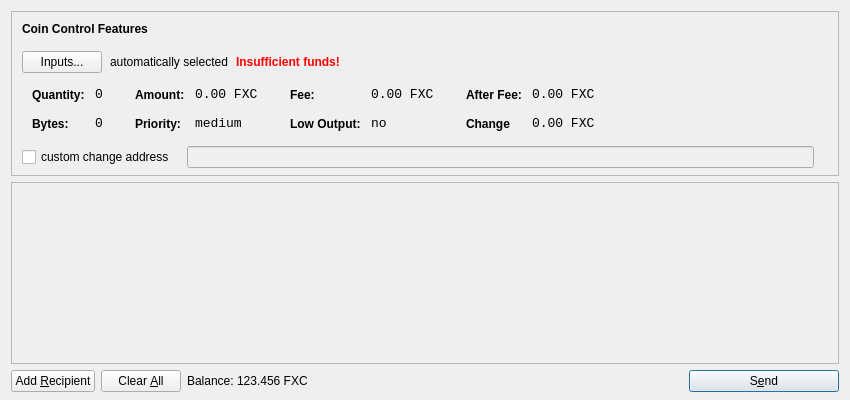
<?xml version="1.0" encoding="UTF-8"?>
<ui version="4.0">
 <class>SendCoinsDialog</class>
 <widget class="QDialog" name="SendCoinsDialog">
  <property name="geometry">
   <rect>
    <x>0</x>
    <y>0</y>
    <width>850</width>
    <height>400</height>
   </rect>
  </property>
  <property name="windowTitle">
   <string>Send Coins</string>
  </property>
  <layout class="QVBoxLayout" name="verticalLayout" stretch="0,1,0">
   <property name="bottomMargin">
    <number>8</number>
   </property>
   <item>
    <widget class="QFrame" name="frameCoinControl">
     <property name="sizePolicy">
      <sizepolicy hsizetype="Expanding" vsizetype="Expanding">
       <horstretch>0</horstretch>
       <verstretch>0</verstretch>
      </sizepolicy>
     </property>
     <property name="maximumSize">
      <size>
       <width>16777215</width>
       <height>16777215</height>
      </size>
     </property>
     <property name="frameShape">
      <enum>QFrame::StyledPanel</enum>
     </property>
     <property name="frameShadow">
      <enum>QFrame::Sunken</enum>
     </property>
     <layout class="QVBoxLayout" name="verticalLayoutCoinControl2">
      <property name="spacing">
       <number>-1</number>
      </property>
      <property name="leftMargin">
       <number>0</number>
      </property>
      <property name="topMargin">
       <number>0</number>
      </property>
      <property name="rightMargin">
       <number>0</number>
      </property>
      <property name="bottomMargin">
       <number>6</number>
      </property>
      <item>
       <layout class="QVBoxLayout" name="verticalLayoutCoinControl" stretch="0,0,0,0,1">
        <property name="spacing">
         <number>0</number>
        </property>
        <property name="leftMargin">
         <number>10</number>
        </property>
        <property name="topMargin">
         <number>10</number>
        </property>
        <item>
         <layout class="QHBoxLayout" name="horizontalLayoutCoinControl1">
          <property name="bottomMargin">
           <number>15</number>
          </property>
          <item>
           <widget class="QLabel" name="labelCoinControlFeatures">
            <property name="sizePolicy">
             <sizepolicy hsizetype="Preferred" vsizetype="Maximum">
              <horstretch>0</horstretch>
              <verstretch>0</verstretch>
             </sizepolicy>
            </property>
            <property name="font">
             <font>
              <weight>75</weight>
              <bold>true</bold>
             </font>
            </property>
            <property name="styleSheet">
             <string notr="true">font-weight:bold;</string>
            </property>
            <property name="text">
             <string>Coin Control Features</string>
            </property>
           </widget>
          </item>
         </layout>
        </item>
        <item>
         <layout class="QHBoxLayout" name="horizontalLayoutCoinControl2" stretch="0,0,0,0">
          <property name="spacing">
           <number>8</number>
          </property>
          <property name="bottomMargin">
           <number>10</number>
          </property>
          <item>
           <widget class="QPushButton" name="pushButtonCoinControl">
            <property name="styleSheet">
             <string notr="true"/>
            </property>
            <property name="text">
             <string>Inputs...</string>
            </property>
           </widget>
          </item>
          <item>
           <widget class="QLabel" name="labelCoinControlAutomaticallySelected">
            <property name="text">
             <string>automatically selected</string>
            </property>
            <property name="margin">
             <number>5</number>
            </property>
           </widget>
          </item>
          <item>
           <widget class="QLabel" name="labelCoinControlInsuffFunds">
            <property name="font">
             <font>
              <weight>75</weight>
              <bold>true</bold>
             </font>
            </property>
            <property name="styleSheet">
             <string notr="true">color:red;font-weight:bold;</string>
            </property>
            <property name="text">
             <string>Insufficient funds!</string>
            </property>
            <property name="margin">
             <number>5</number>
            </property>
           </widget>
          </item>
          <item>
           <spacer name="horizontalSpacerCoinControl">
            <property name="orientation">
             <enum>Qt::Horizontal</enum>
            </property>
            <property name="sizeHint" stdset="0">
             <size>
              <width>40</width>
              <height>1</height>
             </size>
            </property>
           </spacer>
          </item>
         </layout>
        </item>
        <item>
         <widget class="QWidget" name="widgetCoinControl" native="true">
          <property name="sizePolicy">
           <sizepolicy hsizetype="Preferred" vsizetype="Preferred">
            <horstretch>0</horstretch>
            <verstretch>0</verstretch>
           </sizepolicy>
          </property>
          <property name="minimumSize">
           <size>
            <width>0</width>
            <height>0</height>
           </size>
          </property>
          <property name="styleSheet">
           <string notr="true"/>
          </property>
          <layout class="QHBoxLayout" name="horizontalLayoutCoinControl5">
           <property name="margin">
            <number>0</number>
           </property>
           <item>
            <layout class="QHBoxLayout" name="horizontalLayoutCoinControl3" stretch="0,0,0,1">
             <property name="spacing">
              <number>20</number>
             </property>
             <property name="topMargin">
              <number>0</number>
             </property>
             <property name="bottomMargin">
              <number>10</number>
             </property>
             <item>
              <layout class="QFormLayout" name="formLayoutCoinControl1">
               <property name="horizontalSpacing">
                <number>10</number>
               </property>
               <property name="verticalSpacing">
                <number>14</number>
               </property>
               <property name="leftMargin">
                <number>10</number>
               </property>
               <property name="topMargin">
                <number>4</number>
               </property>
               <property name="rightMargin">
                <number>6</number>
               </property>
               <item row="0" column="0">
                <widget class="QLabel" name="labelCoinControlQuantityText">
                 <property name="styleSheet">
                  <string notr="true">font-weight:bold;</string>
                 </property>
                 <property name="text">
                  <string>Quantity:</string>
                 </property>
                 <property name="margin">
                  <number>0</number>
                 </property>
                </widget>
               </item>
               <item row="0" column="1">
                <widget class="QLabel" name="labelCoinControlQuantity">
                 <property name="font">
                  <font>
                   <family>Monospace</family>
                   <pointsize>10</pointsize>
                  </font>
                 </property>
                 <property name="cursor">
                  <cursorShape>IBeamCursor</cursorShape>
                 </property>
                 <property name="contextMenuPolicy">
                  <enum>Qt::ActionsContextMenu</enum>
                 </property>
                 <property name="text">
                  <string>0</string>
                 </property>
                 <property name="margin">
                  <number>0</number>
                 </property>
                 <property name="textInteractionFlags">
                  <set>Qt::LinksAccessibleByMouse|Qt::TextSelectableByKeyboard|Qt::TextSelectableByMouse</set>
                 </property>
                </widget>
               </item>
               <item row="1" column="0">
                <widget class="QLabel" name="labelCoinControlBytesText">
                 <property name="styleSheet">
                  <string notr="true">font-weight:bold;</string>
                 </property>
                 <property name="text">
                  <string>Bytes:</string>
                 </property>
                </widget>
               </item>
               <item row="1" column="1">
                <widget class="QLabel" name="labelCoinControlBytes">
                 <property name="font">
                  <font>
                   <family>Monospace</family>
                   <pointsize>10</pointsize>
                  </font>
                 </property>
                 <property name="cursor">
                  <cursorShape>IBeamCursor</cursorShape>
                 </property>
                 <property name="contextMenuPolicy">
                  <enum>Qt::ActionsContextMenu</enum>
                 </property>
                 <property name="text">
                  <string>0</string>
                 </property>
                 <property name="textInteractionFlags">
                  <set>Qt::LinksAccessibleByMouse|Qt::TextSelectableByKeyboard|Qt::TextSelectableByMouse</set>
                 </property>
                </widget>
               </item>
              </layout>
             </item>
             <item>
              <layout class="QFormLayout" name="formLayoutCoinControl2">
               <property name="horizontalSpacing">
                <number>10</number>
               </property>
               <property name="verticalSpacing">
                <number>14</number>
               </property>
               <property name="leftMargin">
                <number>6</number>
               </property>
               <property name="topMargin">
                <number>4</number>
               </property>
               <property name="rightMargin">
                <number>6</number>
               </property>
               <item row="0" column="0">
                <widget class="QLabel" name="labelCoinControlAmountText">
                 <property name="styleSheet">
                  <string notr="true">font-weight:bold;</string>
                 </property>
                 <property name="text">
                  <string>Amount:</string>
                 </property>
                 <property name="margin">
                  <number>0</number>
                 </property>
                </widget>
               </item>
               <item row="0" column="1">
                <widget class="QLabel" name="labelCoinControlAmount">
                 <property name="font">
                  <font>
                   <family>Monospace</family>
                   <pointsize>10</pointsize>
                  </font>
                 </property>
                 <property name="cursor">
                  <cursorShape>IBeamCursor</cursorShape>
                 </property>
                 <property name="contextMenuPolicy">
                  <enum>Qt::ActionsContextMenu</enum>
                 </property>
                 <property name="text">
                  <string>0.00 FXC</string>
                 </property>
                 <property name="textInteractionFlags">
                  <set>Qt::LinksAccessibleByMouse|Qt::TextSelectableByKeyboard|Qt::TextSelectableByMouse</set>
                 </property>
                </widget>
               </item>
               <item row="1" column="0">
                <widget class="QLabel" name="labelCoinControlPriorityText">
                 <property name="styleSheet">
                  <string notr="true">font-weight:bold;</string>
                 </property>
                 <property name="text">
                  <string>Priority:</string>
                 </property>
                </widget>
               </item>
               <item row="1" column="1">
                <widget class="QLabel" name="labelCoinControlPriority">
                 <property name="font">
                  <font>
                   <family>Monospace</family>
                   <pointsize>10</pointsize>
                  </font>
                 </property>
                 <property name="cursor">
                  <cursorShape>IBeamCursor</cursorShape>
                 </property>
                 <property name="contextMenuPolicy">
                  <enum>Qt::ActionsContextMenu</enum>
                 </property>
                 <property name="text">
                  <string>medium</string>
                 </property>
                 <property name="textInteractionFlags">
                  <set>Qt::LinksAccessibleByMouse|Qt::TextSelectableByKeyboard|Qt::TextSelectableByMouse</set>
                 </property>
                </widget>
               </item>
              </layout>
             </item>
             <item>
              <layout class="QFormLayout" name="formLayoutCoinControl3">
               <property name="horizontalSpacing">
                <number>10</number>
               </property>
               <property name="verticalSpacing">
                <number>14</number>
               </property>
               <property name="leftMargin">
                <number>6</number>
               </property>
               <property name="topMargin">
                <number>4</number>
               </property>
               <property name="rightMargin">
                <number>6</number>
               </property>
               <item row="0" column="0">
                <widget class="QLabel" name="labelCoinControlFeeText">
                 <property name="styleSheet">
                  <string notr="true">font-weight:bold;</string>
                 </property>
                 <property name="text">
                  <string>Fee:</string>
                 </property>
                 <property name="margin">
                  <number>0</number>
                 </property>
                </widget>
               </item>
               <item row="0" column="1">
                <widget class="QLabel" name="labelCoinControlFee">
                 <property name="font">
                  <font>
                   <family>Monospace</family>
                   <pointsize>10</pointsize>
                  </font>
                 </property>
                 <property name="cursor">
                  <cursorShape>IBeamCursor</cursorShape>
                 </property>
                 <property name="contextMenuPolicy">
                  <enum>Qt::ActionsContextMenu</enum>
                 </property>
                 <property name="text">
                  <string>0.00 FXC</string>
                 </property>
                 <property name="textInteractionFlags">
                  <set>Qt::LinksAccessibleByMouse|Qt::TextSelectableByKeyboard|Qt::TextSelectableByMouse</set>
                 </property>
                </widget>
               </item>
               <item row="1" column="0">
                <widget class="QLabel" name="labelCoinControlLowOutputText">
                 <property name="styleSheet">
                  <string notr="true">font-weight:bold;</string>
                 </property>
                 <property name="text">
                  <string>Low Output:</string>
                 </property>
                </widget>
               </item>
               <item row="1" column="1">
                <widget class="QLabel" name="labelCoinControlLowOutput">
                 <property name="font">
                  <font>
                   <family>Monospace</family>
                   <pointsize>10</pointsize>
                  </font>
                 </property>
                 <property name="cursor">
                  <cursorShape>IBeamCursor</cursorShape>
                 </property>
                 <property name="contextMenuPolicy">
                  <enum>Qt::ActionsContextMenu</enum>
                 </property>
                 <property name="text">
                  <string>no</string>
                 </property>
                 <property name="textInteractionFlags">
                  <set>Qt::LinksAccessibleByMouse|Qt::TextSelectableByKeyboard|Qt::TextSelectableByMouse</set>
                 </property>
                </widget>
               </item>
              </layout>
             </item>
             <item>
              <layout class="QFormLayout" name="formLayoutCoinControl4">
               <property name="horizontalSpacing">
                <number>10</number>
               </property>
               <property name="verticalSpacing">
                <number>14</number>
               </property>
               <property name="leftMargin">
                <number>6</number>
               </property>
               <property name="topMargin">
                <number>4</number>
               </property>
               <property name="rightMargin">
                <number>6</number>
               </property>
               <item row="0" column="0">
                <widget class="QLabel" name="labelCoinControlAfterFeeText">
                 <property name="styleSheet">
                  <string notr="true">font-weight:bold;</string>
                 </property>
                 <property name="text">
                  <string>After Fee:</string>
                 </property>
                 <property name="margin">
                  <number>0</number>
                 </property>
                </widget>
               </item>
               <item row="0" column="1">
                <widget class="QLabel" name="labelCoinControlAfterFee">
                 <property name="font">
                  <font>
                   <family>Monospace</family>
                   <pointsize>10</pointsize>
                  </font>
                 </property>
                 <property name="cursor">
                  <cursorShape>IBeamCursor</cursorShape>
                 </property>
                 <property name="contextMenuPolicy">
                  <enum>Qt::ActionsContextMenu</enum>
                 </property>
                 <property name="text">
                  <string>0.00 FXC</string>
                 </property>
                 <property name="textInteractionFlags">
                  <set>Qt::LinksAccessibleByMouse|Qt::TextSelectableByKeyboard|Qt::TextSelectableByMouse</set>
                 </property>
                </widget>
               </item>
               <item row="1" column="0">
                <widget class="QLabel" name="labelCoinControlChangeText">
                 <property name="styleSheet">
                  <string notr="true">font-weight:bold;</string>
                 </property>
                 <property name="text">
                  <string>Change</string>
                 </property>
                </widget>
               </item>
               <item row="1" column="1">
                <widget class="QLabel" name="labelCoinControlChange">
                 <property name="font">
                  <font>
                   <family>Monospace</family>
                   <pointsize>10</pointsize>
                  </font>
                 </property>
                 <property name="cursor">
                  <cursorShape>IBeamCursor</cursorShape>
                 </property>
                 <property name="contextMenuPolicy">
                  <enum>Qt::ActionsContextMenu</enum>
                 </property>
                 <property name="text">
                  <string>0.00 FXC</string>
                 </property>
                 <property name="textInteractionFlags">
                  <set>Qt::LinksAccessibleByMouse|Qt::TextSelectableByKeyboard|Qt::TextSelectableByMouse</set>
                 </property>
                </widget>
               </item>
              </layout>
             </item>
            </layout>
           </item>
          </layout>
         </widget>
        </item>
        <item>
         <layout class="QHBoxLayout" name="horizontalLayoutCoinControl4" stretch="0,0,0">
          <property name="spacing">
           <number>12</number>
          </property>
          <property name="sizeConstraint">
           <enum>QLayout::SetDefaultConstraint</enum>
          </property>
          <property name="topMargin">
           <number>5</number>
          </property>
          <property name="rightMargin">
           <number>5</number>
          </property>
          <item>
           <widget class="QCheckBox" name="checkBoxCoinControlChange">
            <property name="text">
             <string>custom change address</string>
            </property>
           </widget>
          </item>
          <item>
           <widget class="QLineEdit" name="lineEditCoinControlChange">
            <property name="enabled">
             <bool>false</bool>
            </property>
            <property name="sizePolicy">
             <sizepolicy hsizetype="Expanding" vsizetype="Fixed">
              <horstretch>0</horstretch>
              <verstretch>0</verstretch>
             </sizepolicy>
            </property>
           </widget>
          </item>
          <item>
           <widget class="QLabel" name="labelCoinControlChangeLabel">
            <property name="sizePolicy">
             <sizepolicy hsizetype="Preferred" vsizetype="Expanding">
              <horstretch>0</horstretch>
              <verstretch>0</verstretch>
             </sizepolicy>
            </property>
            <property name="minimumSize">
             <size>
              <width>0</width>
              <height>0</height>
             </size>
            </property>
            <property name="text">
             <string/>
            </property>
            <property name="margin">
             <number>3</number>
            </property>
           </widget>
          </item>
         </layout>
        </item>
        <item>
         <spacer name="verticalSpacerCoinControl">
          <property name="orientation">
           <enum>Qt::Vertical</enum>
          </property>
          <property name="sizeHint" stdset="0">
           <size>
            <width>800</width>
            <height>1</height>
           </size>
          </property>
         </spacer>
        </item>
       </layout>
      </item>
     </layout>
    </widget>
   </item>
   <item>
    <widget class="QScrollArea" name="scrollArea">
     <property name="widgetResizable">
      <bool>true</bool>
     </property>
     <widget class="QWidget" name="scrollAreaWidgetContents">
      <property name="geometry">
       <rect>
        <x>0</x>
        <y>0</y>
        <width>830</width>
        <height>165</height>
       </rect>
      </property>
      <layout class="QVBoxLayout" name="verticalLayout_2">
       <property name="margin">
        <number>0</number>
       </property>
       <item>
        <layout class="QVBoxLayout" name="entries">
         <property name="spacing">
          <number>6</number>
         </property>
        </layout>
       </item>
       <item>
        <spacer name="verticalSpacer">
         <property name="orientation">
          <enum>Qt::Vertical</enum>
         </property>
         <property name="sizeHint" stdset="0">
          <size>
           <width>20</width>
           <height>40</height>
          </size>
         </property>
        </spacer>
       </item>
      </layout>
     </widget>
    </widget>
   </item>
   <item>
    <layout class="QHBoxLayout" name="horizontalLayout">
     <item>
      <widget class="QPushButton" name="addButton">
       <property name="toolTip">
        <string>Send to multiple recipients at once</string>
       </property>
       <property name="text">
        <string>Add &amp;Recipient</string>
       </property>
       <property name="icon">
        <iconset resource="../bitcoin.qrc">
         <normaloff>:/icons/add</normaloff>:/icons/add</iconset>
       </property>
       <property name="autoDefault">
        <bool>false</bool>
       </property>
      </widget>
     </item>
     <item>
      <widget class="QPushButton" name="clearButton">
       <property name="sizePolicy">
        <sizepolicy hsizetype="Minimum" vsizetype="Fixed">
         <horstretch>0</horstretch>
         <verstretch>0</verstretch>
        </sizepolicy>
       </property>
       <property name="toolTip">
        <string>Remove all transaction fields</string>
       </property>
       <property name="text">
        <string>Clear &amp;All</string>
       </property>
       <property name="icon">
        <iconset resource="../bitcoin.qrc">
         <normaloff>:/icons/remove</normaloff>:/icons/remove</iconset>
       </property>
       <property name="autoRepeatDelay">
        <number>300</number>
       </property>
       <property name="autoDefault">
        <bool>false</bool>
       </property>
      </widget>
     </item>
     <item>
      <layout class="QHBoxLayout" name="horizontalLayout_2">
       <property name="spacing">
        <number>3</number>
       </property>
       <item>
        <widget class="QLabel" name="label">
         <property name="sizePolicy">
          <sizepolicy hsizetype="Preferred" vsizetype="Fixed">
           <horstretch>0</horstretch>
           <verstretch>0</verstretch>
          </sizepolicy>
         </property>
         <property name="text">
          <string>Balance:</string>
         </property>
        </widget>
       </item>
       <item>
        <widget class="QLabel" name="labelBalance">
         <property name="sizePolicy">
          <sizepolicy hsizetype="Preferred" vsizetype="Fixed">
           <horstretch>0</horstretch>
           <verstretch>0</verstretch>
          </sizepolicy>
         </property>
         <property name="cursor">
          <cursorShape>IBeamCursor</cursorShape>
         </property>
         <property name="text">
          <string>123.456 FXC</string>
         </property>
         <property name="textInteractionFlags">
          <set>Qt::LinksAccessibleByMouse|Qt::TextSelectableByKeyboard|Qt::TextSelectableByMouse</set>
         </property>
        </widget>
       </item>
      </layout>
     </item>
     <item>
      <spacer name="horizontalSpacer">
       <property name="orientation">
        <enum>Qt::Horizontal</enum>
       </property>
       <property name="sizeHint" stdset="0">
        <size>
         <width>40</width>
         <height>20</height>
        </size>
       </property>
      </spacer>
     </item>
     <item>
      <widget class="QPushButton" name="sendButton">
       <property name="minimumSize">
        <size>
         <width>150</width>
         <height>0</height>
        </size>
       </property>
       <property name="toolTip">
        <string>Confirm the send action</string>
       </property>
       <property name="text">
        <string>S&amp;end</string>
       </property>
       <property name="icon">
        <iconset resource="../bitcoin.qrc">
         <normaloff>:/icons/send</normaloff>:/icons/send</iconset>
       </property>
       <property name="default">
        <bool>true</bool>
       </property>
      </widget>
     </item>
    </layout>
   </item>
  </layout>
 </widget>
 <resources>
  <include location="../bitcoin.qrc"/>
 </resources>
 <connections/>
</ui>
